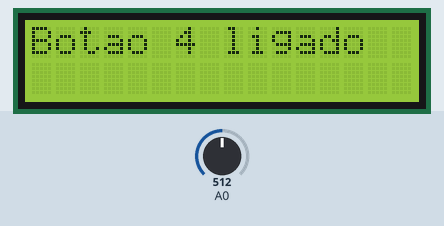
This sketch was run on a simulated Arduino Uno, built with avr-gcc and run on an emulated ATmega328P. Shown: 16×2 character LCD. Inputs (shaded band) come from the test bench; at power-on: A0 = 512.

Above: at 1.2 s.
1.3 s: A0 set to 1012
2.8 s: A0 set to 1023
At 3.5 s:
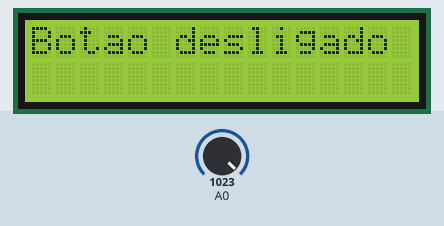
4.3 s: A0 set to 829
5.8 s: A0 set to 806
At 7.0 s:
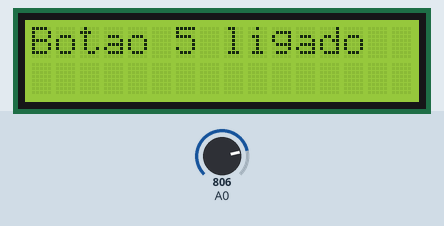
Timing chart, 0 to 8.3 s (numbered marks = the images above; inputs shaded):
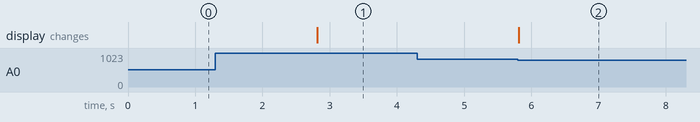

The sketch:

auala_38_5_botoes_1.ino
```cpp
/*
NOME: Guilherme
DATA: 17/03/2025
ATIVIDADE: Continuacao botoes
*/


#include <LiquidCrystal_I2C.h>
LiquidCrystal_I2C lcd(0x27, 16, 2);

#define Botao1  0
#define Botao2  145
#define Botao3  329
#define Botao4  505
#define Botao5  741

void setup()
{
  Serial.begin(9600);
  lcd.init();
  lcd.backlight();
}
void loop()
{
  int Botao = analogRead(A0);


  if(Botao >= Botao1 * 0.9 && Botao <= Botao1 * 1.)
  {
    lcd.setCursor(0,0);
    lcd.print("Botao 1 ligado ");
  }


  if(Botao >= Botao2 * 0.9 && Botao <= Botao2 * 1.1)
  {
    lcd.setCursor(0,0);
    lcd.print("Botao 2 ligado ");
  }


  if(Botao >= Botao3 * 0.9 && Botao <= Botao3 * 1.1)
  {
    lcd.setCursor(0,0);
    lcd.print("Botao 3 ligado ");
  }


  if(Botao >= Botao4 * 0.9 && Botao <= Botao4 * 1.1)
  {
    lcd.setCursor(0,0);
    lcd.print("Botao 4 ligado ");
  }


  if(Botao >= Botao5 * 0.9 && Botao <= Botao5 * 1.1)
  {
    lcd.setCursor(0,0);
    lcd.print("Botao 5 ligado ");
  }


   if(Botao == 1023)
   {
     lcd.setCursor(0,0);
     lcd.print("Botao desligado");
   }

}
```

Measured:
- the behaviour switches between 1022 and 1023 on A0 (found by bisection; images 0 and 1)
- the behaviour switches between 816 and 815 on A0 (found by bisection; images 1 and 2)
- after the input at 1.3 s, every drawn part: stays the same
- after the input at 2.8 s, the display: changes at once (image 1)
- after the input at 4.3 s, every drawn part: stays the same
- after the input at 5.8 s, the display: changes at once (image 2)
